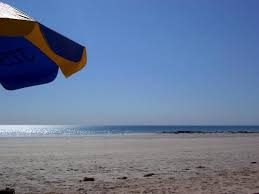
#> input picture horizon_detector/east_australian.jpg, 259 x 194 px
$ python horizon_detector.py
#> lines starting #> are read from the running program, lines starting #| are printed output that depends on the picture; after the words box and inside, x2 and y2 are one past the last pixel; in counts of white or black regions, pixels touching at a corner belong together
import cv2
import numpy as np
#load picture
img = cv2.imread('east_australian.jpg')
#> img is the input picture: shape (194, 259, 3); mean B, G, R 151.3, 120.5, 103.2

#Convert to HSV format. This is the best format for color analysis
hsv = cv2.cvtColor(img, cv2.COLOR_BGR2HSV)
#> hsv: shape (194, 259, 3); mean H, S, V 86.7, 93.8, 155.3

# Specify the blue color range. Set for the sea
lower_blue = np.array([90, 50, 50])
upper_blue = np.array([130, 255, 255])

# Create the mask, only the blues will remain white.
mask = cv2.inRange(hsv, lower_blue, upper_blue)
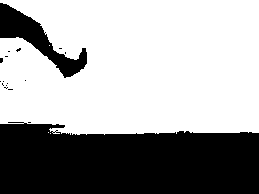
#> mask: shape (194, 259); 63.5% white; 17 black regions (15 under 20 px), largest, box (x1, y1, x2, y2) and area: (0, 122, 259, 194) 16268, (0, 3, 87, 78) 2002

# Combine the mask with the original image.
blue_only = cv2.bitwise_and(img, img, mask=mask)
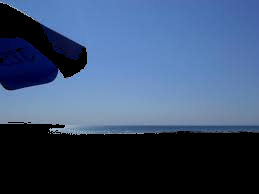
#> blue_only: shape (194, 259, 3); mean B, G, R 109.6, 78.4, 58.4

# Remove the edges of the masked blue area
edges = cv2.inRange(hsv, lower_blue, upper_blue)

# Find straight lines mathematically with HoughLinesP.
# This function returns the start and end coordinates of the lines.
#> (the run stopped early here; a loop or call above may not have finished)
